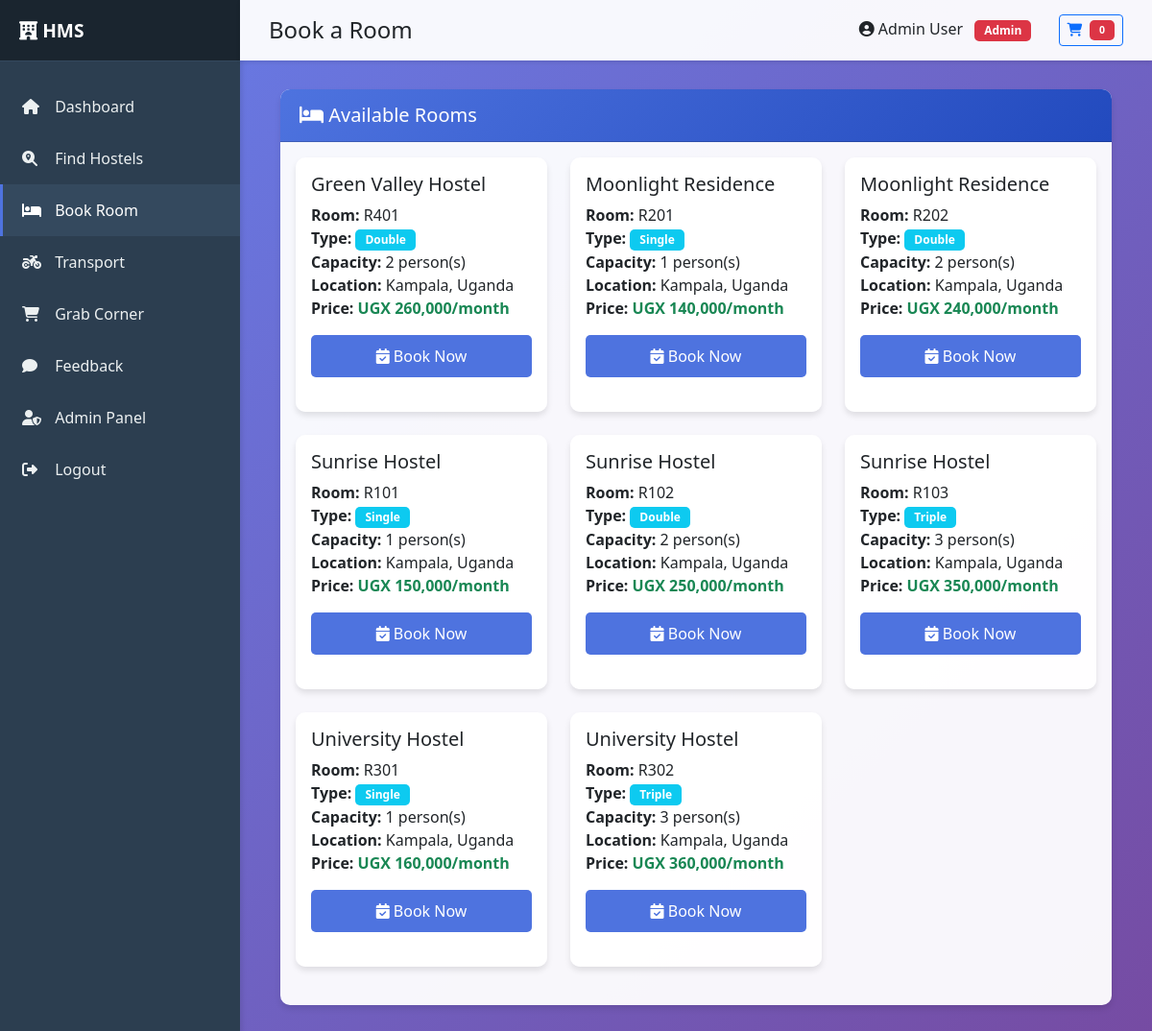
Screenshot of /booking.php (signed in) with the database file from the repository.
### tables this page shows
CREATE TABLE IF NOT EXISTS rooms (
    id INT NOT NULL AUTO_INCREMENT PRIMARY KEY,
    hostel_id INT NOT NULL,
    room_number VARCHAR(20) NOT NULL,
    room_type ENUM('Single','Double','Triple') NOT NULL,
    capacity INT NOT NULL,
    price DECIMAL(10,2) NOT NULL,
    availability TINYINT(1) DEFAULT 1,
    created_at TIMESTAMP DEFAULT CURRENT_TIMESTAMP,
    FOREIGN KEY (hostel_id) REFERENCES hostels(id) ON DELETE CASCADE
);

CREATE TABLE IF NOT EXISTS hostels (
    id INT NOT NULL AUTO_INCREMENT PRIMARY KEY,
    name VARCHAR(200) NOT NULL,
    location VARCHAR(255) NOT NULL,
    latitude DECIMAL(10,8),
    longitude DECIMAL(11,8),
    description TEXT,
    contact VARCHAR(20),
    owner_id INT,
    created_at TIMESTAMP DEFAULT CURRENT_TIMESTAMP,
    FOREIGN KEY (owner_id) REFERENCES users(id) ON DELETE SET NULL
);

### config/config.php (called while the page is built, shortened)
<?php
function isLoggedIn() {
    return isset($_SESSION['user_id']);
}
function isAdmin() {
    return isset($_SESSION['role']) && $_SESSION['role'] === 'admin';
}
?>

### app/models/Room.php (called while the page is built, shortened)
<?php
class Room {
    private $conn;
    private $table_name = "rooms";
    public function __construct($db) {
        $this->conn = $db;
    }
    public function getAvailable() {
        $query = "SELECT r.*, h.name as hostel_name, h.location
                  FROM " . $this->table_name . " r
                  LEFT JOIN hostels h ON r.hostel_id = h.id
                  WHERE r.availability = TRUE
                  ORDER BY h.name, r.room_number";
        $stmt = $this->conn->prepare($query);
        $stmt->execute();
        return $stmt->fetchAll(PDO::FETCH_ASSOC);
    }
}
?>

### public/booking.php (the view, shortened to what this page needs)
<?php
require_once __DIR__ . '/../config/config.php';
require_once __DIR__ . '/../app/models/Room.php';
$page_title = 'Book a Room';
$database = new Database();
$db = $database->getConnection();
$roomModel = new Room($db);
$availableRooms = $roomModel->getAvailable();
require_once __DIR__ . '/../includes/header.php';
?>
<div class="container-fluid">
    <div class="row">
        <div class="col-md-12">
            <div class="card">
                <div class="card-header">
                    <h5 class="mb-0"><i class="fas fa-bed"></i> Available Rooms</h5>
                </div>
                <div class="card-body">
                    <?php if (count($availableRooms) > 0): ?>
                        <div class="row">
                            <?php foreach ($availableRooms as $room): ?>
                                <div class="col-md-6 col-lg-4 mb-4">
                                    <div class="card h-100">
                                        <div class="card-body">
                                            <h5 class="card-title"><?php echo htmlspecialchars($room['hostel_name']); ?></h5>
                                            <p class="card-text">
                                                <strong>Room:</strong> <?php echo htmlspecialchars($room['room_number']); ?><br>
                                                <strong>Type:</strong>
                                                <span class="badge bg-info"><?php echo htmlspecialchars($room['room_type']); ?></span><br>
                                                <strong>Capacity:</strong> <?php echo $room['capacity']; ?> person(s)<br>
                                                <strong>Location:</strong> <?php echo htmlspecialchars($room['location']); ?><br>
                                                <strong>Price:</strong>
                                                <span class="text-success fw-bold">UGX <?php echo number_format($room['price'], 0); ?>/month</span>
                                            </p>
                                            <button class="btn btn-primary w-100" data-bs-toggle="modal"
                                                data-bs-target="#bookingModal<?php echo $room['id']; ?>">
                                                <i class="fas fa-calendar-check"></i> Book Now
                                            </button>
                                        </div>
                                    </div>
                                </div>
                            <?php endforeach; ?>
                        </div>
                    <?php endif; ?>
                </div>
            </div>
        </div>
    </div>
</div>
<?php require_once __DIR__ . '/../includes/footer.php'; ?>

### includes/header.php (shortened to what this page needs)
<!DOCTYPE html>
<html lang="en">
<head>
    <link href="https://cdn.jsdelivr.net/npm/bootstrap@5.3.0/dist/css/bootstrap.min.css" rel="stylesheet">
    <link rel="stylesheet" href="https://cdnjs.cloudflare.com/ajax/libs/font-awesome/6.4.0/css/all.min.css">
    <link rel="stylesheet" href="css/style.css">
</head>
<body>
    <div class="wrapper">
        <nav id="sidebar">
            <div class="sidebar-header">
                <h3><i class="fas fa-hotel"></i> <span>HMS</span></h3>
            </div>
            <ul class="list-unstyled components">
                <?php if (isLoggedIn()): ?>
                    <li>
                        <a href="dashboard.php" <?php echo (basename($_SERVER['PHP_SELF']) == 'dashboard.php') ? 'class="active"' : ''; ?>>
                            <i class="fas fa-home"></i> <span>Dashboard</span>
                        </a>
                    </li>
                    <li>
                        <a href="hostels.php" <?php echo (basename($_SERVER['PHP_SELF']) == 'hostels.php') ? 'class="active"' : ''; ?>>
                            <i class="fas fa-search-location"></i> <span>Find Hostels</span>
                        </a>
                    </li>
                    <li>
                        <a href="booking.php" <?php echo (basename($_SERVER['PHP_SELF']) == 'booking.php') ? 'class="active"' : ''; ?>>
                            <i class="fas fa-bed"></i> <span>Book Room</span>
                        </a>
                    </li>
                    <li>
                        <a href="transport.php" <?php echo (basename($_SERVER['PHP_SELF']) == 'transport.php') ? 'class="active"' : ''; ?>>
                            <i class="fas fa-motorcycle"></i> <span>Transport</span>
                        </a>
                    </li>
                    <li>
                        <a href="grab.php" <?php echo (basename($_SERVER['PHP_SELF']) == 'grab.php') ? 'class="active"' : ''; ?>>
                            <i class="fas fa-shopping-cart"></i> <span>Grab Corner</span>
                        </a>
                    </li>
                    <li>
                        <a href="feedback.php" <?php echo (basename($_SERVER['PHP_SELF']) == 'feedback.php') ? 'class="active"' : ''; ?>>
                            <i class="fas fa-comment"></i> <span>Feedback</span>
                        </a>
                    </li>
                    <?php if (isAdmin()): ?>
                    <li>
                        <a href="admin.php" <?php echo (basename($_SERVER['PHP_SELF']) == 'admin.php') ? 'class="active"' : ''; ?>>
                            <i class="fas fa-user-shield"></i> <span>Admin Panel</span>
                        </a>
                    </li>
                    <?php endif; ?>
                    <li>
                        <a href="logout.php">
                            <i class="fas fa-sign-out-alt"></i> <span>Logout</span>
                        </a>
                    </li>
                <?php endif; ?>
            </ul>
        </nav>
        <div id="content">
            <nav class="top-navbar">
                <div class="d-flex justify-content-between align-items-center">
                    <h4 class="mb-0"><?php echo isset($page_title) ? htmlspecialchars($page_title) : 'Dashboard'; ?></h4>
                    <?php if (isLoggedIn()): ?>
                        <div>
                            <span class="me-3">
                                <i class="fas fa-user-circle"></i>
                                <?php echo htmlspecialchars($_SESSION['user_name']); ?>
                                <?php if (isAdmin()): ?>
                                    <span class="badge bg-danger ms-2">Admin</span>
                                <?php elseif (function_exists('isHostelOwner') && isHostelOwner()): ?>
                                    <span class="badge bg-info ms-2">Hostel Owner</span>
                                <?php endif; ?>
                            </span>
                            <a href="cart.php" class="btn btn-sm btn-outline-primary ms-2" title="View Cart">
                                <i class="fas fa-shopping-cart"></i>
                                <span id="header-cart-count" class="badge bg-danger ms-1"><?php echo isset($_SESSION['cart']) ? array_sum($_SESSION['cart']) : 0; ?></span>
                            </a>
                        </div>
                    <?php endif; ?>
                </div>
            </nav>
            <div class="main-content">

### includes/footer.php (shortened to what this page needs)
            </div>
        </div>
    </div>
</body>
</html>

### public/css/style.css (style rules this page uses)
:root { --primary-color: #4e73df; --secondary-color: #858796; --success-color: #1cc88a; --danger-color: #e74a3b; --warning-color: #f6c23e; --info-color: #36b9cc; --bg-gradient: linear-gradient(135deg, #667eea 0%, #764ba2 100%); --sidebar-width: 250px; }
* { margin: 0; padding: 0; box-sizing: border-box; }
body { font-family: 'Segoe UI', Tahoma, Geneva, Verdana, sans-serif; background: var(--bg-gradient); min-height: 100vh; }
.wrapper { display: flex; width: 100%; align-items: stretch; }
#sidebar { min-width: var(--sidebar-width); max-width: var(--sidebar-width); background: #2c3e50; color: #fff; transition: all 0.3s; min-height: 100vh; box-shadow: 2px 0 5px rgba(0,0,0,0.1); }
#sidebar .sidebar-header { padding: 20px; background: #1a252f; border-bottom: 1px solid #34495e; }
#sidebar .sidebar-header h3 { color: #fff; font-size: 1.2rem; font-weight: 600; margin: 0; }
#sidebar ul.components { padding: 20px 0; }
#sidebar ul li a { padding: 15px 20px; font-size: 1rem; display: block; color: #ecf0f1; text-decoration: none; transition: all 0.3s; border-left: 3px solid transparent; }
#sidebar ul li a:hover, #sidebar ul li a.active { background: #34495e; border-left-color: var(--primary-color); color: #fff; }
#sidebar ul li a i { margin-right: 10px; width: 20px; }
#content { width: 100%; padding: 0; min-height: 100vh; transition: all 0.3s; background: transparent; }
.top-navbar { background: rgba(255, 255, 255, 0.95); box-shadow: 0 2px 4px rgba(0,0,0,0.1); padding: 15px 30px; margin-bottom: 30px; }
.main-content { padding: 0 30px 30px 30px; }
.card { border: none; border-radius: 10px; box-shadow: 0 4px 6px rgba(0,0,0,0.1); margin-bottom: 20px; background: rgba(255, 255, 255, 0.95); }
.card-header { background: linear-gradient(135deg, var(--primary-color) 0%, #224abe 100%); color: white; border-radius: 10px 10px 0 0 !important; padding: 15px 20px; font-weight: 600; }
.btn-primary { background: var(--primary-color); border: none; border-radius: 5px; padding: 10px 20px; transition: all 0.3s; }
.badge { padding: 5px 10px; border-radius: 5px; }

### rows the page displays
rooms: hostel.name "Green Valley Hostel", room_number "R401", room_type "Double", capacity "2", hostel.location "Kampala, Uganda", price "260,000"
rooms: hostel.name "Moonlight Residence", room_number "R201", room_type "Single", capacity "1", hostel.location "Kampala, Uganda", price "140,000"
rooms: hostel.name "Moonlight Residence", room_number "R202", room_type "Double", capacity "2", hostel.location "Kampala, Uganda", price "240,000"
rooms: hostel.name "Sunrise Hostel", room_number "R101", room_type "Single", capacity "1", hostel.location "Kampala, Uganda", price "150,000"
rooms: hostel.name "Sunrise Hostel", room_number "R102", room_type "Double", capacity "2", hostel.location "Kampala, Uganda", price "250,000"
rooms: hostel.name "Sunrise Hostel", room_number "R103", room_type "Triple", capacity "3", hostel.location "Kampala, Uganda", price "350,000"
rooms: hostel.name "University Hostel", room_number "R301", room_type "Single", capacity "1", hostel.location "Kampala, Uganda", price "160,000"
rooms: hostel.name "University Hostel", room_number "R302", room_type "Triple", capacity "3", hostel.location "Kampala, Uganda", price "360,000"

### other values shown
$page_title "Book a Room"
$_SESSION['user_name'] "Admin User"
